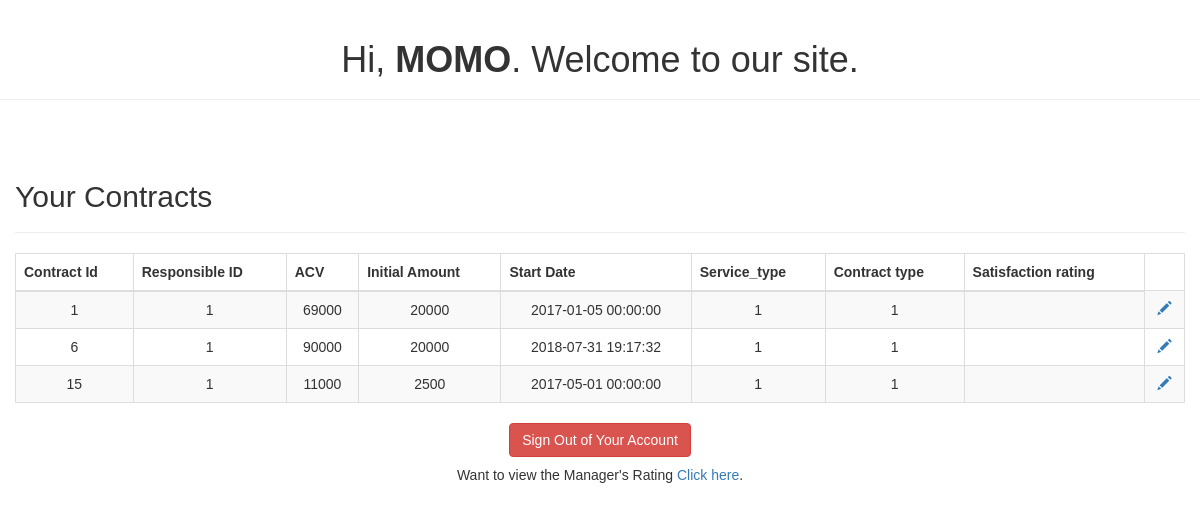
Screenshot of /Client/welcome.php (signed in) with the database file from the repository.
### tables this page shows
CREATE TABLE IF NOT EXISTS Contract (
    id INT UNSIGNED AUTO_INCREMENT, 
    client_id INT UNSIGNED,
    responsible_id INT UNSIGNED,
    acv int (10) NOT NULL,
    initial_amount DOUBLE(10, 2),   
    start_date TIMESTAMP DEFAULT CURRENT_TIMESTAMP,
    service_type INT UNSIGNED,
    contract_type INT UNSIGNED,
    sales_associate INT UNSIGNED,
    first_deliverable DATE,
    second_deliverable DATE,
    third_deliverable DATE,
		final_deliverable DATE,
	line_business  INT UNSIGNED,
	client_satisfaction INT DEFAULT NULL,
	CONSTRAINT satisfaction_chk CHECK (client_satisfaction BETWEEN 1 AND 10),
    PRIMARY KEY(id),
    INDEX(client_id),
    INDEX(contract_type),
    INDEX(service_type),
    INDEX(responsible_id),
    INDEX(sales_associate),
	FOREIGN KEY(line_business) REFERENCES Line_business(id),
    FOREIGN KEY(client_id) REFERENCES Client(id),
    FOREIGN KEY(service_type) REFERENCES Service_type(id),
    FOREIGN KEY(contract_type) REFERENCES Contract_type(id),
    FOREIGN KEY(responsible_id) REFERENCES Responsible(id),
    FOREIGN KEY(sales_associate) REFERENCES SalesAssociate(id)
);

### Client/welcome.php (the view, shortened to what this page needs)
<!DOCTYPE html>
<html lang="en">
<head>
    <link rel="stylesheet" href="https://maxcdn.bootstrapcdn.com/bootstrap/3.3.7/css/bootstrap.css">
</head>
<body>
<div class="page-header">
    <h1>Hi, <b><?php echo htmlspecialchars($_SESSION['username']); ?></b>. Welcome to our site.</h1>
</div>
<div class="wrapper">
    <div class="container-fluid">
        <div class="row">
            <div class="col-md-12">
                <div class="page-header clearfix">
                    <h2 class="pull-left">Your Contracts</h2>
                </div>
                <?php
              			  require_once '../config.php';
                $sql = "SELECT id FROM account WHERE username=?";
                if($stmt = mysqli_prepare($conn, $sql)){
                    $param1 = $_SESSION['username'];
                }
                $sql = "SELECT * FROM contract WHERE client_id = ?";
                if($stmt = mysqli_prepare($conn, $sql)) {
                    mysqli_stmt_bind_param($stmt, "s", $param1);
                    if(mysqli_stmt_execute($stmt)) {
                        $result = mysqli_stmt_get_result($stmt);
                        if(mysqli_num_rows($result) > 0){
                            echo "<table class='table table-bordered table-striped'>";
                            echo "<thead>";
                            echo "<tr>";
                            echo "<th>Contract Id</th>";
                            echo "<th>Responsible ID</th>";
                            echo "<th>ACV</th>";
                            echo "<th>Initial Amount</th>";
                            echo "<th>Start Date</th>";
							echo "<th>Service_type</th>";
							echo "<th>Contract type</th>";
							echo "<th>Satisfaction rating</th>";
                            echo "</tr>";
                            echo "</thead>";
                            echo "<tbody>";
                            while($row = mysqli_fetch_array($result)){
                                echo "<tr>";
                                echo "<td>" . $row['id'] . "</td>";
                                echo "<td>" . $row['responsible_id'] . "</td>";
                                echo "<td>" . $row['acv'] . "</td>";
                                echo "<td>" . $row['initial_amount'] . "</td>";
                                echo "<td>". $row['start_date'] . "</td>";
								echo "<td>". $row['service_type'] . "</td>";
								echo "<td>". $row['contract_type'] . "</td>";
								echo "<td>". $row['client_satisfaction'] . "</td>";
                                echo "<td>";
								echo "<a href='satisfaction.php?id=". $row['id'] ."' title='Update Your satisfaction' data-toggle='tooltip'><span class='glyphicon glyphicon-pencil'></span></a>";
								echo "</tr>";
                            }
                            echo "</tbody>";
                            echo "</table>";
                        }else{
                            echo "<p class='lead'><em>No records were found.</em></p>";
                        }
                    }
                }
                ?>
            </div>
        </div>
    </div>
</div>
<p><a href=<?php echo  "logout.php" ?> class="btn btn-danger">Sign Out of Your Account</a></p>
<p>Want to view the Manager's Rating <a href="manager_rating.php">Click here</a>.</p>
</body>
</html>

### Client/welcome.php (style rules this page uses)
body { font: 14px sans-serif; text-align: center; }

### rows the page displays
contract: id "1", responsible "1", acv "69000", initial_amount "20000", start_date "2017-01-05 00:00:00", service_type "1", contract_type "1"
contract: id "6", responsible "1", acv "90000", initial_amount "20000", start_date "2018-07-31 19:17:32", service_type "1", contract_type "1"
contract: id "15", responsible "1", acv "11000", initial_amount "2500", start_date "2017-05-01 00:00:00", service_type "1", contract_type "1"

### other values shown
$_SESSION['username'] "MOMO"
